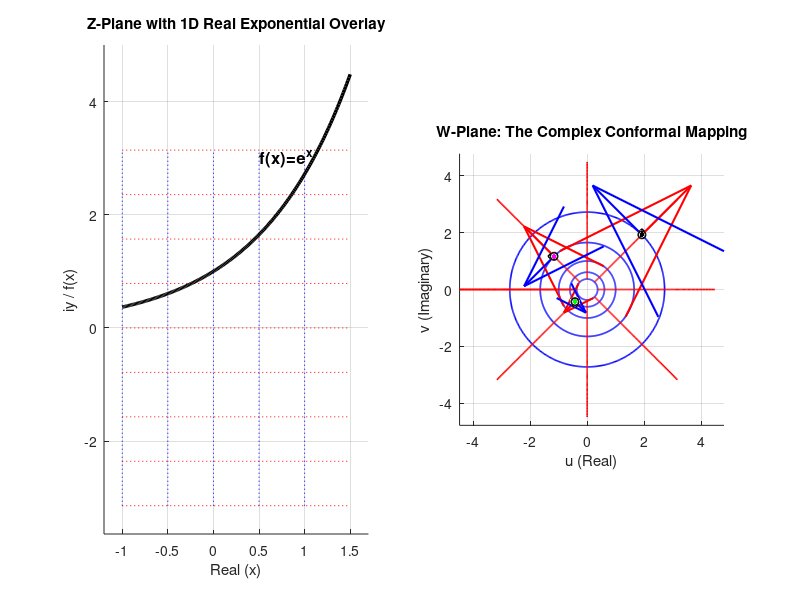

Source code (MATLAB):
% Set up the grid
x_lines = [-1, -0.5, 0, 0.5, 1];
y_lines = [-pi, -3*pi/4, -pi/2, -pi/4,  0, pi/4, pi/2, 3*pi/4, pi];
x_fine = linspace(-1, 1.5, 200);

figure('Position', [100, 100, 1200, 500]);

% --- LEFT PANEL: Z-PLANE with 1D Real Function Overlay ---
subplot(1, 2, 1); hold on;
% 1. Plot the standard Grid
for x = x_lines, plot([x, x], [-pi, pi], 'b:', 'LineWidth', 0.5); end
for y = y_lines, plot([-1, 1.5], [y, y], 'r:', 'LineWidth', 0.5); end

% 2. Overlay the Real Exponential Curve on the Real Axis (y=0)
% We use the y-axis of the plot to represent the "output" magnitude for the 1D case
plot(x_fine, exp(x_fine), 'k', 'LineWidth', 2.5); 
text(0.5, 3, 'f(x)=e^x', 'FontSize', 12, 'FontWeight', 'bold');

grid on; axis([-1.2 1.7 -pi-0.5 5]);
xlabel('Real (x)'); ylabel('iy / f(x)');
title('Z-Plane with 1D Real Exponential Overlay');

% --- RIGHT PANEL: W-PLANE (The Complex Expansion) ---
subplot(1, 2, 2); hold on;
y_circ = linspace(-pi, pi, 500);
for x = x_lines
    w = exp(x + 1i*y_circ);
    plot(real(w), imag(w), 'b', 'LineWidth', 1.2);
end
for y = y_lines
    w = exp(x_fine + 1i*y);
    plot(real(w), imag(w), 'r', 'LineWidth', 1.2);
end

grid on; axis equal;
xlabel('u (Real)'); ylabel('v (Imaginary)');
title('W-Plane: The Complex Conformal Mapping');

% Define your 3 points
z_points = [1 + 1i*pi/4, 0.5 + 1i*3*pi/4, -0.5 - 1i*3*pi/4];
sq_size = 0.15; % Size of the right-angle square

for i = 1:length(z_points)
    z0 = z_points(i);
    w0 = exp(z0);
    
    % 1. Plot the points and quivers as before
    plot(real(w0), imag(w0), 'ko', 'MarkerFaceColor', 'w', 'MarkerSize', 5);
    
    % 2. Calculate the "Right Angle Square" points
    % Direction vectors for the ray and the circle
    v_ray = exp(z0) / abs(exp(z0));       % Normalized radial vector
    v_circ = (1i * exp(z0)) / abs(exp(z0)); % Normalized tangential vector
    
    % Square corners
    p1 = w0 + sq_size * v_ray;            % Move out along ray
    p2 = w0 + sq_size * v_ray + sq_size * v_circ; % Move "corner"
    p3 = w0 + sq_size * v_circ;           % Move up along circle
    
    % Plot the square notation
    plot([real(p1), real(p2), real(p3)], [imag(p1), imag(p2), imag(p3)], 'k-', 'LineWidth', 1);
end

% 1. Pick an intersection point in the Z-plane
z_points = [1 + 1i*pi/4, 0.5 + 3i*pi/4, -0.5 - 3i*pi/4];
colors = {'k', 'm', 'g'}; % Black for outer, magenta for middle, green for inner
w0 = exp(z_points); % The point in the W-plane

for i = 1:length(z_points)
    z0 = z_points(i);
    w0 = exp(z0);
    
    % Tangent vectors
    t_ray = exp(z0);
    t_circ = 1i * exp(z0);
    
    % Plot intersection point
    plot(real(w0), imag(w0), 'o', 'MarkerFaceColor', colors{i}, 'MarkerEdgeColor', 'k');
    
    % Plot quivers (scaled relative to their position to stay visible)
    scale = 0.3;
    quiver(real(w0), imag(w0), real(t_ray), imag(t_ray), 0.9, 'r', 'LineWidth', 1.5, 'MaxHeadSize', 1.2);
    quiver(real(w0), imag(w0), real(t_circ), imag(t_circ), 0.9, 'b', 'LineWidth', 1.5, 'MaxHeadSize', 1.2);
end



% Export for LaTeX
exportgraphics(gcf, 'SpecimenA_Real_v_Complex_Comparison.pdf', 'ContentType', 'vector')
